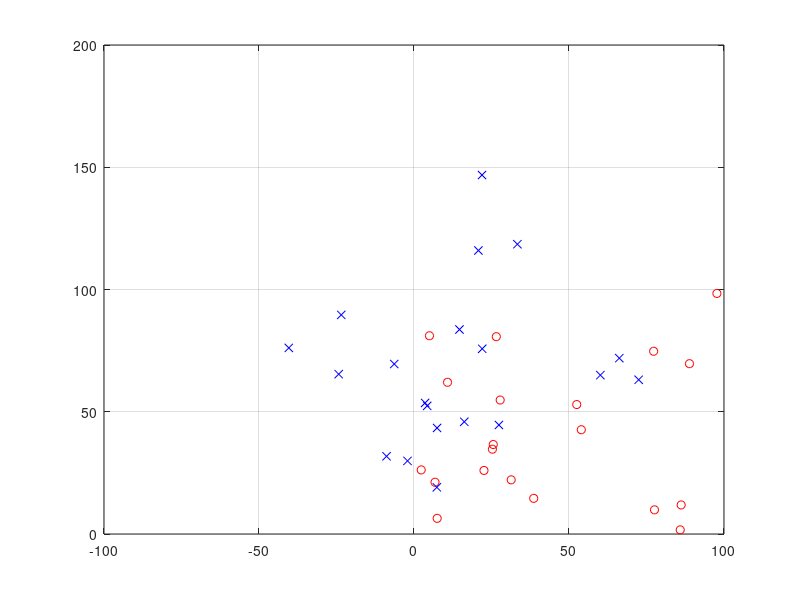

Write the MATLAB code that produced this figure. (Note: this script raises an error after producing the figure.)
%% Image registration example
% match a set of points from one space to another
% code comes from: https://stackoverflow.com/questions/28687872/how-can-i-use-lsqcurvefit-for-image-registration
clear; clc; close all;

%% create random points in 2D
% 20 random points in x and y between 0 and 100
% row of ones pads out third dimension
pointsList = [100*rand(2, 20); ones(1, 20)];

%% transform points by rotation and translation (and add noise)
rotateTheta = pi*rand(1); % add rotation, in radians
translateVector = 10*rand(1,2); % add translation, up to 10 units here

% 2D transformation matrix
% last row pads out third dimension
inputTransMatrix = [cos(rotateTheta), -sin(rotateTheta), translateVector(1);
                    sin(rotateTheta), cos(rotateTheta), translateVector(2);
                    0 0 1];
                
% Transform starting points by this matrix to make an array of shifted
% points.  
% For point-wise registration, pointsList represents points from one image,
% shiftedPoints points from the other image
shiftedPoints = inputTransMatrix*pointsList;
% Add some random noise
% Remove this line if you want the registration to be exact
shiftedPoints = shiftedPoints + rand(size(shiftedPoints, 1), size(shiftedPoints, 2));

%% Plot starting sets of points
figure(1)
plot(pointsList(1,:), pointsList(2,:), 'ro');
hold on
plot(shiftedPoints(1,:), shiftedPoints(2,:), 'bx');
hold off
grid on;

%% Find best fit parameters from source to destination
% Make some initial, random guesses
initialFitTheta = pi*rand(1);
initialFitTranslate = [2, 2];

guessTransMatrix = [cos(initialFitTheta), -sin(initialFitTheta), initialFitTranslate(1);
                    sin(initialFitTheta), cos(initialFitTheta), initialFitTranslate(2);
                    0 0 1];

% fit = lsqcurvefit(@fcn, initialGuess, shiftedPoints, referencePoints)             
fitTransMatrix = lsqcurvefit(@TransformPoints, guessTransMatrix, pointsList, shiftedPoints);


%% Un-shift second set of points by fit values to match sourc data
fitShiftPoints = fitTransMatrix\shiftedPoints;

% Plot
figure(1)
hold on
plot(fitShiftPoints(1,:), fitShiftPoints(2,:), 'k*');
hold off
legend('Original points', 'Shifted points', 'Unshifted points');

% Display start transformation and result fit
disp(inputTransMatrix)
disp(fitTransMatrix)

